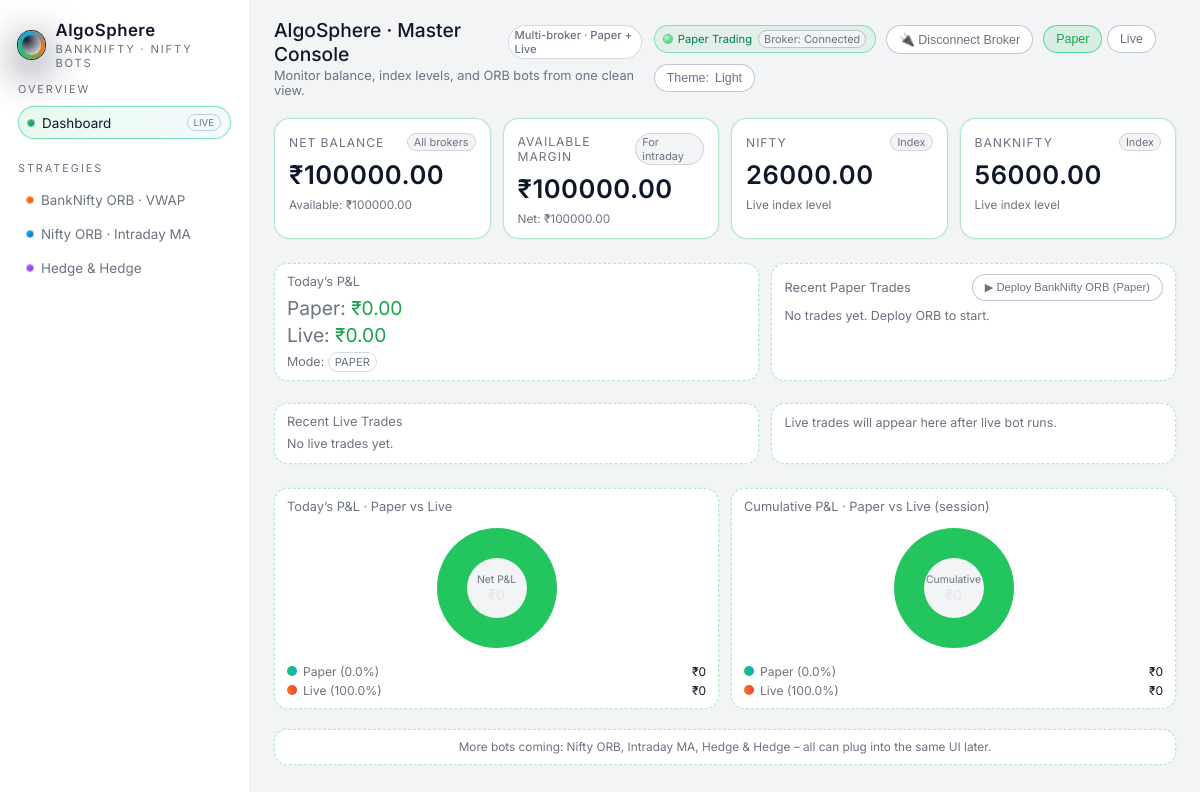
Page /dashboard (signed in) on the earlier database version.
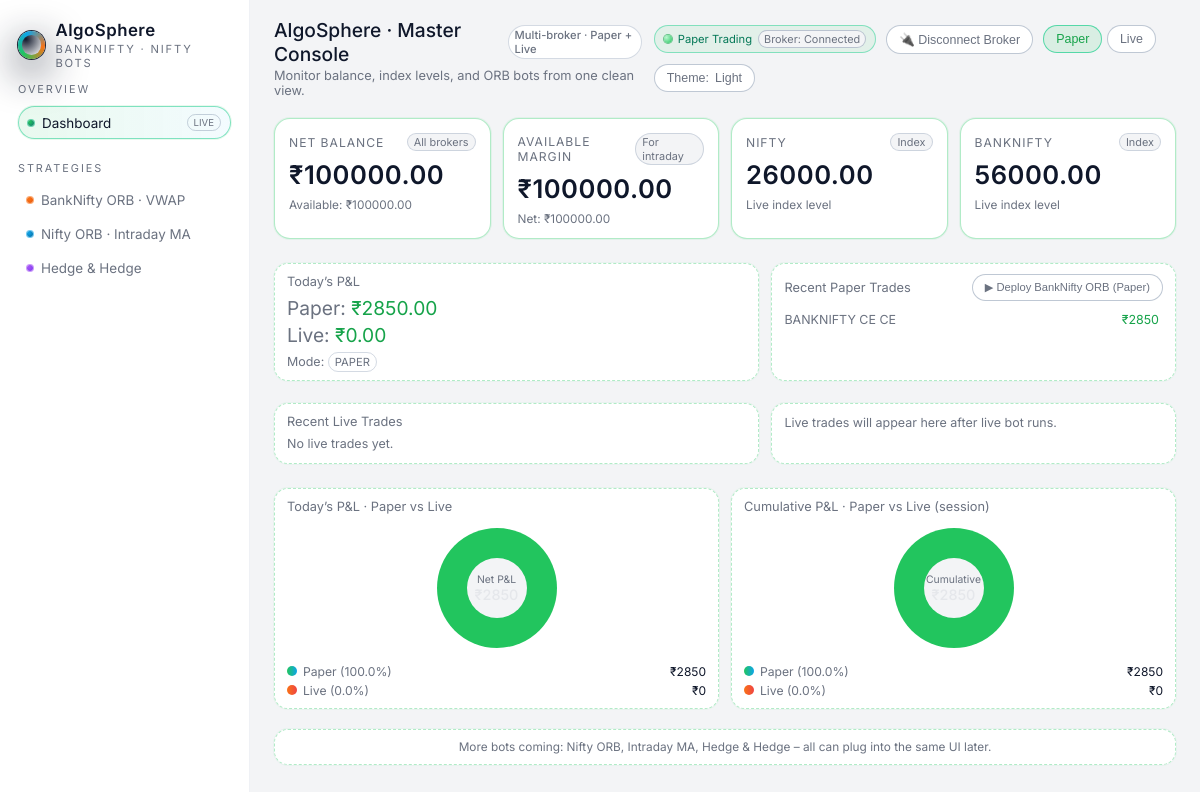
Same page on the later database version.
### app.py (models this page shows)
class PaperTrade(db.Model):
    id = db.Column(db.Integer, primary_key=True)
    symbol = db.Column(db.String(50))
    side = db.Column(db.String(10))
    qty = db.Column(db.Integer)
    entry_price = db.Column(db.Float)
    exit_price = db.Column(db.Float, nullable=True)
    pnl_rupees = db.Column(db.Float, default=0.0)
    trade_date = db.Column(db.DateTime, default=datetime.utcnow)
    status = db.Column(db.String(20), default="OPEN")

### app.py (the view)
@app.route("/dashboard")
def dashboard():
    if "user_id" not in session:
        return redirect(url_for("login"))
    user = db.session.get(User, session["user_id"])
    funds = get_fund_balance()
    nifty_ltp, banknifty_ltp = get_index_ltp()
    today_pnl_paper = get_today_pnl("PAPER")
    today_pnl_live = get_today_pnl("LIVE")
    today = date.today()
    paper_trades = (
        PaperTrade.query
        .filter(db.func.date(PaperTrade.trade_date) == today)
        .order_by(PaperTrade.id.desc())
        .limit(20)
        .all()
    )
    live_trades = (
        LiveTrade.query
        .filter(db.func.date(LiveTrade.trade_date) == today)
        .order_by(LiveTrade.id.desc())
        .limit(20)
        .all()
    )
    return render_template(
        "dashboard.html",
        funds=funds,
        nifty_ltp=nifty_ltp,
        banknifty_ltp=banknifty_ltp,
        today_pnl_paper=today_pnl_paper,
        today_pnl_live=today_pnl_live,
        paper_trades=paper_trades,
        livetrades=live_trades,
        trade_mode=trade_mode,
        broker_connected=user.broker_connected,
    )

### app.py (called while the page is built, shortened)
def get_fund_balance():
    if not broker_connection:
        print("[funds] No broker_connection, using mock funds 1L")
        return {"available": 100000.0, "total": 100000.0}

def get_today_pnl(mode: str) -> float:
    today = date.today()
    if mode == "PAPER":
        trades = PaperTrade.query.filter(
            db.func.date(PaperTrade.trade_date) == today,
            PaperTrade.exit_price.isnot(None),
        ).all()
    else:
        trades = LiveTrade.query.filter(
            db.func.date(LiveTrade.trade_date) == today,
            LiveTrade.exit_price.isnot(None),
        ).all()
    return sum(t.pnl_rupees for t in trades)

def get_index_ltp():
    nifty_ltp = 26000.0
    banknifty_ltp = 56000.0
    return nifty_ltp, banknifty_ltp

### templates/dashboard.html (shortened to what this page needs)
<!DOCTYPE html>
<html lang="en">
<head>
</head>
<body>
  <div class="app-shell">
    <aside class="sidebar">
      <div>
        <div class="sidebar-header">
          <div class="logo-row">
            <div class="logo-mark"></div>
            <div class="logo-text">
              <div class="logo-text-main">AlgoSphere</div>
              <div class="logo-text-sub">BankNifty · Nifty Bots</div>
            </div>
          </div>
        </div>
        <div class="nav-section">
          <div class="nav-group-label">Overview</div>
          <div class="nav-link active">
            <div class="nav-dot"></div>
            <div class="nav-link-text">
              <span>Dashboard</span>
              <span class="beta-pill">LIVE</span>
            </div>
          </div>
        </div>
      </div>
      <div class="nav-section" style="margin-top: 0;">
        <div class="nav-group-label">Strategies</div>
        <div class="nav-link">
          <div class="nav-dot" style="background: radial-gradient(circle at 30% 30%, #f97316, #ea580c); box-shadow: 0 0 0 1px rgba(249,115,22,0.6);"></div>
          <div class="nav-link-text">
            <span>BankNifty ORB · VWAP</span>
          </div>
        </div>
        <div class="nav-link">
          <div class="nav-dot" style="background: radial-gradient(circle at 30% 30%, #0ea5e9, #0369a1); box-shadow: 0 0 0 1px rgba(14,165,233,0.6);"></div>
          <div class="nav-link-text">
            <span>Nifty ORB · Intraday MA</span>
          </div>
        </div>
        <div class="nav-link">
          <div class="nav-dot" style="background: radial-gradient(circle at 30% 30%, #a855f7, #7c3aed); box-shadow: 0 0 0 1px rgba(168,85,247,0.6);"></div>
          <div class="nav-link-text">
            <span>Hedge &amp; Hedge</span>
          </div>
        </div>
      </div>
    </aside>
    <main class="main">
      <header class="topbar">
        <div class="topbar-left">
          <div class="page-title">
            AlgoSphere · Master Console
            <span class="page-title-pill">Multi-broker · Paper + Live</span>
          </div>
          <div class="page-subtitle">
            Monitor balance, index levels, and ORB bots from one clean view.
          </div>
        </div>
        <div class="topbar-right">
          <div class="chip chip-live">
            <span class="chip-dot"></span>
            <span>{{ 'Live Trading' if trade_mode == 'LIVE' else 'Paper Trading' }}</span>
            <span class="chip-pill">
              {% if broker_connected %}
                Broker: Connected
              {% else %}
                Broker: Not connected
              {% endif %}
            </span>
          </div>
          <form method="POST" action="/toggle_broker">
            <button class="btn-secondary" type="submit">
              {% if broker_connected %}
                🔌 Disconnect Broker
              {% else %}
                🔌 Connect Broker
              {% endif %}
            </button>
          </form>
          <form method="POST" action="/toggle_mode">
            <button class="btn-mode {% if trade_mode == 'PAPER' %}btn-mode-active{% endif %}"
                    name="mode" value="paper" type="submit">
              Paper
            </button>
            <button class="btn-mode {% if trade_mode == 'LIVE' %}btn-mode-active{% endif %}"
                    name="mode" value="live" type="submit">
              Live
            </button>
          </form>
          <button id="theme-toggle" class="btn-mode" type="button">
            Theme: <span class="toggle-text">Dark</span>
          </button>
        </div>
      </header>
      <section class="grid">
        <article class="card">
          <div class="card-label-row">
            <div class="card-label">Net Balance</div>
            <div class="card-pill">All brokers</div>
          </div>
          <div class="card-main-value">
            ₹{{ "%.2f"|format(funds.total) }}
          </div>
          <div class="card-sub">
            <span class="pill-soft">Available: ₹{{ "%.2f"|format(funds.available) }}</span>
          </div>
        </article>
        <article class="card">
          <div class="card-label-row">
            <div class="card-label">Available Margin</div>
            <div class="card-pill">For intraday</div>
          </div>
          <div class="card-main-value">
            ₹{{ "%.2f"|format(funds.available) }}
          </div>
          <div class="card-sub">
            <span class="pill-soft">Net: ₹{{ "%.2f"|format(funds.total) }}</span>
          </div>
        </article>
        <article class="card">
          <div class="card-label-row">
            <div class="card-label">NIFTY</div>
            <div class="card-pill">Index</div>
          </div>
          <div class="card-main-value">
            {{ "%.2f"|format(nifty_ltp) }}
          </div>
          <div class="card-sub">
            <span class="pill-soft">Live index level</span>
          </div>
        </article>
        <article class="card">
          <div class="card-label-row">
            <div class="card-label">BANKNIFTY</div>
            <div class="card-pill">Index</div>
          </div>
          <div class="card-main-value">
            {{ "%.2f"|format(banknifty_ltp) }}
          </div>
          <div class="card-sub">
            <span class="pill-soft">Live index level</span>
          </div>
        </article>
      </section>
      <section class="split-row">
        <article class="card-soft">
          <div class="card-soft-header">
            <div class="card-soft-title">
              <span>Today’s P&amp;L</span>
            </div>
          </div>
          <div class="card-soft-body">
            <div style="font-size:1.2rem; margin-bottom:4px;">
              <div>Paper:
                <span class="{{ 'pill-green' if today_pnl_paper >= 0 else 'pill-red' }}">
                  ₹{{ "%.2f"|format(today_pnl_paper) }}
                </span>
              </div>
              <div>Live:
                <span class="{{ 'pill-green' if today_pnl_live >= 0 else 'pill-red' }}">
                  ₹{{ "%.2f"|format(today_pnl_live) }}
                </span>
              </div>
            </div>
            <div class="pill-soft">
              Mode:
              {% if trade_mode == 'LIVE' %}
                <span class="mode-badge mode-badge-live">LIVE</span>
              {% else %}
                <span class="mode-badge">PAPER</span>
              {% endif %}
            </div>
          </div>
        </article>
        <article class="card-soft">
          <div class="card-soft-header">
            <div class="card-soft-title">
              <span>Recent Paper Trades</span>
            </div>
            <form method="GET" action="/deploy_paper_orb">
              <button type="submit" class="btn-secondary" style="font-size:0.7rem;">
                ▶ Deploy BankNifty ORB (Paper)
              </button>
            </form>
          </div>
          <div class="card-soft-body">
            {% if paper_trades %}
              <div class="trades-scroll">
                {% for t in paper_trades %}
                  <div style="display:flex;justify-content:space-between;font-size:0.78rem;margin-bottom:2px;">
                    <span>{{ t.symbol }} {{ t.side }}</span>
                    <span class="{{ 'pill-green' if t.pnl_rupees >= 0 else 'pill-red' }}">
                      ₹{{ "%.0f"|format(t.pnl_rupees) }}
                    </span>
                  </div>
                {% endfor %}
              </div>
            {% else %}
              <span class="pill-soft">No trades yet. Deploy ORB to start.</span>
            {% endif %}
          </div>
        </article>
      </section>
      <section class="split-row" style="margin-top:8px;">
        <article class="card-soft">
          <div class="card-soft-header">
            <div class="card-soft-title">
              <span>Recent Live Trades</span>
            </div>
          </div>
          <div class="card-soft-body">
            {% if livetrades %}
              <div class="trades-scroll">
                {% for t in livetrades %}
                  <div style="display:flex;justify-content:space-between;font-size:0.78rem;margin-bottom:2px;">
                    <span>{{ t.symbol }} {{ t.side }}</span>
                    <span class="{{ 'pill-green' if t.pnl_rupees >= 0 else 'pill-red' }}">
                      ₹{{ "%.0f"|format(t.pnl_rupees) }}
                    </span>
                  </div>
                {% endfor %}
              </div>
            {% else %}
              <span class="pill-soft">No live trades yet.</span>
            {% endif %}
          </div>
        </article>
        <article class="card-soft">
          <div class="card-soft-body">
            <span class="pill-soft">Live trades will appear here after live bot runs.</span>
          </div>
        </article>
      </section>
      <section class="charts-row">
        <article class="chart-card">
          <div class="chart-title">Today’s P&amp;L · Paper vs Live</div>
          {% set paper_abs = today_pnl_paper|abs %}
          {% set live_abs = today_pnl_live|abs %}
          {% set total_abs = paper_abs + live_abs %}
          {% set total_abs = total_abs if total_abs > 0 else 1 %}
          {% set paper_pct = (paper_abs / total_abs * 100)|round(0) %}
          {% set live_pct = 100 - paper_pct %}
          {% set paper_angle = (paper_abs / total_abs * 360)|round(1) %}
          <div class="pie-wrapper"
               style="
                 --paper-angle: {{ paper_angle }}deg;
                 --paper-color: {{ '#22c55e' if today_pnl_paper >= 0 else '#991b1b' }};
                 --live-color:  {{ '#22c55e' if today_pnl_live  >= 0 else '#991b1b' }};
               ">
            <div class="pie-center">
              <div style="font-size:0.65rem;">Net P&amp;L</div>
              <div class="pie-center-value">
              </div>
            </div>
          </div>
          <div class="chart-legend">
            <div class="legend-row">
              <span class="legend-dot legend-dot-paper"></span>
              <span>Paper ({{ paper_pct }}%)</span>
              <span class="legend-value">
                ₹{{ "%.0f"|format(today_pnl_paper) }}
              </span>
            </div>
            <div class="legend-row">
              <span class="legend-dot legend-dot-live"></span>
              <span>Live ({{ live_pct }}%)</span>
              <span class="legend-value">
                ₹{{ "%.0f"|format(today_pnl_live) }}
              </span>
            </div>
          </div>
        </article>
        <article class="chart-card">
          <div class="chart-title">Cumulative P&amp;L · Paper vs Live (session)</div>
          {% set cum_paper = today_pnl_paper %}
          {% set cum_live = today_pnl_live %}
          {% set cum_paper_abs = cum_paper|abs %}
          {% set cum_live_abs = cum_live|abs %}
          {% set cum_total_abs = cum_paper_abs + cum_live_abs %}
          {% set cum_total_abs = cum_total_abs if cum_total_abs > 0 else 1 %}
          {% set cum_paper_pct = (cum_paper_abs / cum_total_abs * 100)|round(0) %}
          {% set cum_live_pct = 100 - cum_paper_pct %}
          {% set cum_paper_angle = (cum_paper_abs / cum_total_abs * 360)|round(1) %}
          <div class="pie-wrapper"
               style="
                 --paper-angle: {{ cum_paper_angle }}deg;
                 --paper-color: {{ '#22c55e' if cum_paper >= 0 else '#991b1b' }};
                 --live-color:  {{ '#22c55e' if cum_live  >= 0 else '#991b1b' }};
               ">
            <div class="pie-center">
              <div style="font-size:0.65rem;">Cumulative</div>
              <div class="pie-center-value">
              </div>
            </div>
          </div>
          <div class="chart-legend">
            <div class="legend-row">
              <span class="legend-dot legend-dot-paper"></span>
              <span>Paper ({{ cum_paper_pct }}%)</span>
              <span class="legend-value">
                ₹{{ "%.0f"|format(cum_paper) }}
              </span>
            </div>
            <div class="legend-row">
              <span class="legend-dot legend-dot-live"></span>
              <span>Live ({{ cum_live_pct }}%)</span>
              <span class="legend-value">
                ₹{{ "%.0f"|format(cum_live) }}
              </span>
            </div>
          </div>
        </article>
      </section>
      <section class="card-soft" style="margin-top: 6px;">
        <div class="footer-note">
          More bots coming: Nifty ORB, Intraday MA, Hedge &amp; Hedge – all can plug into the same UI later.
        </div>
      </section>
    </main>
  </div>
</body>
</html>

Differences in the rows shown:
added PaperTrade: symbol "BANKNIFTY CE", side "CE", pnl_rupees "2850"
Other differences:
{{ "%.2f"|format(today_pnl_paper) }}: "0.00" → "2850.00"
{{ paper_angle }}: 0.0 → 360.0 (drawn)
{{ paper_pct }}: "0.0" → "100.0"
{{ "%.0f"|format(today_pnl_paper) }}: "0" → "2850"
{{ live_pct }}: "100.0" → "0.0"
{{ cum_paper_angle }}: 0.0 → 360.0 (drawn)
{{ cum_paper_pct }}: "0.0" → "100.0"
{{ "%.0f"|format(cum_paper) }}: "0" → "2850"
{{ cum_live_pct }}: "100.0" → "0.0"
text no longer shown: "No trades yet. Deploy ORB to start."
